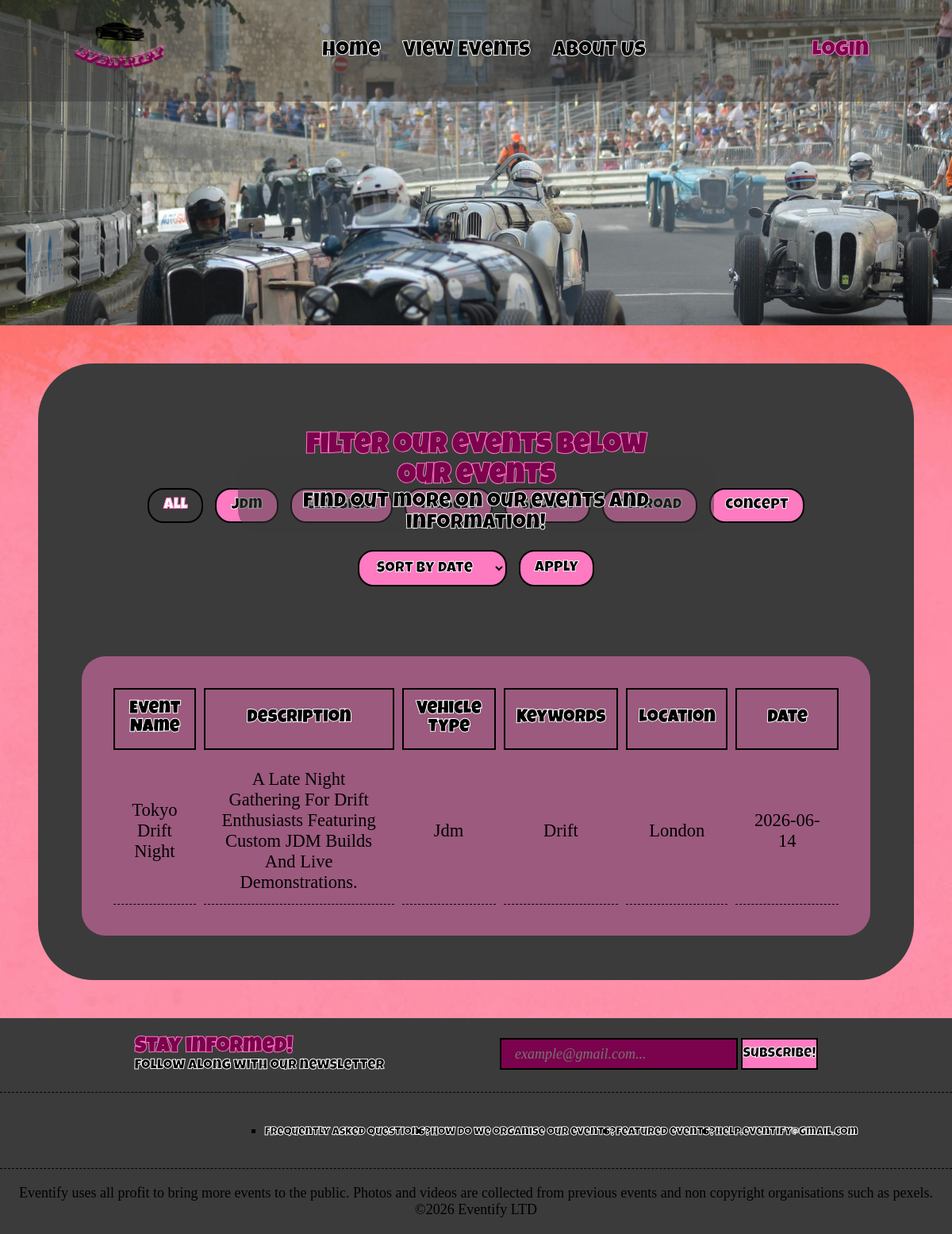
The app's page /view_events.php?vehicle_type=jdm with its own data.
### tables this page shows
CREATE TABLE event_details (
    event_id INT(11) PRIMARY KEY AUTO_INCREMENT,
    event_name VARCHAR(100),
    event_description VARCHAR(500),
    vehicle_type VARCHAR(50),
    keywords VARCHAR(100),
    location VARCHAR (50),
    event_date DATE
);

### view_events.php (the view, shortened to what this page needs)
<?php
$conn = new mysqli("localhost", "root", "root", "eventify");
?>
<?php
$vehicle_type = $_GET['vehicle_type'] ?? '';
$sql = "SELECT * FROM event_details";
$params = [];
$types = "";
if (!empty($vehicle_type)) {
    $sql .= " WHERE vehicle_type = ?";
    $params[] = $vehicle_type;
    $types .= "s";
}
$stmt = $conn->prepare($sql);
if (!empty($params)) {
    $stmt->bind_param($types, ...$params);
}
$stmt->execute();
$result = $stmt->get_result();
?>
<!DOCTYPE html>
<html lang="en">
<head>
    <link rel="stylesheet" href="styles.css?v=999">
    <link rel="stylesheet" href="https://iconawesome.com/assets/css/awesomeIcon.css">
</head>
<body>
    <header class="top-nav">
        <h1>
            <a href="index.php" title="Home"><img src="images/eventify.png" alt="Eventify Logo" class="logo"></a>
        </h1>
        <?php include "nav.php" ?>
    </header>
    <div class="ve-hero-text-container">
        <div class="hero-text">
            <h1>Our events</h1>
            <p>Find out more on our events and information!</p>
        </div>
    </div>
    <main class="main-container">
        <div class="main-body">
            <h1>Filter our events below</h1>
            <div id="filters" class="filters"></div>
            <form method="GET">
                <div class="filters">
                    <select class="filter-btn" name="sort">
                        <option value="">Sort by date</option>
                    </select>
                    <button class="filter-btn" type="submit">Apply</button>
                </div>
            </form>
            <div class="table-container">
                <table>
                    <tr class="table-header">
                        <th>Event Name</th>
                        <th>Description</th>
                        <th>Vehicle Type</th>
                        <th>Keywords</th>
                        <th>Location</th>
                        <th>Date</th>
                    </tr>
                    <?php if ($result->num_rows > 0) { ?>
                        <?php while ($row = $result->fetch_assoc()) { ?>
                            <tr>
                                <td><?= htmlspecialchars($row['event_name']) ?></td>
                                <td><?= htmlspecialchars($row['event_description']) ?></td>
                                <td><?= htmlspecialchars($row['vehicle_type']) ?></td>
                                <td><?= htmlspecialchars($row['keywords']) ?></td>
                                <td><?= htmlspecialchars($row['location']) ?></td>
                                <td id="event-date-style"><?= htmlspecialchars($row['event_date']) ?></td>
                            </tr>
                        <?php } ?>
                    <?php } else { ?>
                        <tr>
                            <td colspan="6">No events found</td>
                        </tr>
                    <?php } ?>
                </table>
            </div>
        </div>
    </main>
    <footer>
        <?php include "footer.php" ?>
    </footer>
</body>
</html>

### styles.css (style rules this page uses)
* { font-family: "Times New Roman", Times, serif; margin: 0; padding: 0; box-sizing: border-box; font-size: clamp(12px, 1.5vw, 20px); }
.top-nav { display: flex; justify-content: space-around; align-items: center; background-color: rgba(59, 59, 59, .5); height: 128px; position: sticky; top: 0%; z-index: 1000; }
.logo { height: 120px; width: 120px; }
.hero-text { position: absolute; left: 50%; top: 40%; height: 100px; transform: translate(-50%, -50%); padding: 1%; background-color: rgba(59, 59, 59, .5); border-radius: 30px; text-align: center; }
.hero-text h1 { font-size: 2rem; color: #7b024d; font-family: "Luckiest Guy", cursive; -webkit-text-stroke: 1px #fe7ac1; }
.hero-text p { font-size: 1.5rem; color: black; font-family: "Luckiest Guy", cursive; -webkit-text-stroke: 1px white; }
.main-container { padding: 4%; background-image: url("images/pink graphic.jpg"); }
.main-body { border-radius: 70px; background: #3B3B3B; }
.main-body h1 { font-size: 2rem; color: #7b024d; font-family: "Luckiest Guy", cursive; -webkit-text-stroke: 1px #fe7ac1; text-align: center; padding-bottom: 3%; padding-top: 8%; }
.ve-hero-text-container { height: 410px; background-image: url("images/classics car race.jpg"); margin-top: -128px; background-size: cover; background-position-y: 30%; }
.table-container { padding: 5%; }
.table-container table { margin: auto; padding: 3%; background-color: rgba(254, 122, 193, .5); border-radius: 30px; border-collapse: separate; border-spacing: 10px; }
.table-header th { text-align: center; color: black; font-family: "Luckiest Guy", cursive; -webkit-text-stroke: 1px white; border: 2px solid; text-align: center; padding: 14px; font-size: 1.25rem; }
.table-container td { text-align: center; padding: 14px; font-size: 1.25rem; border-bottom: 1px dashed; text-transform: capitalize; }
#event-date-style { width: 15%; }
.filters { display: flex; justify-content: center; gap: 15px; padding-bottom: 3%; flex-wrap: wrap; }
.filter-btn { padding: 10px 18px; border-radius: 20px; border: 2px solid black; background-color: #fe7ac1; color: black; font-family: "Luckiest Guy", cursive; -webkit-text-stroke: 1px white; font-size: 1.1rem; cursor: pointer; transition: all 0.2s ease; }

### records on screen
event_details: event_name "Tokyo Drift Night", event_description "A Late Night Gathering For Drift Enthusiasts Featuring Custom JDM Builds And Live Demonstrations.", vehicle_type "Jdm", keywords "Drift", location "London", event_date "2026-06-14"
